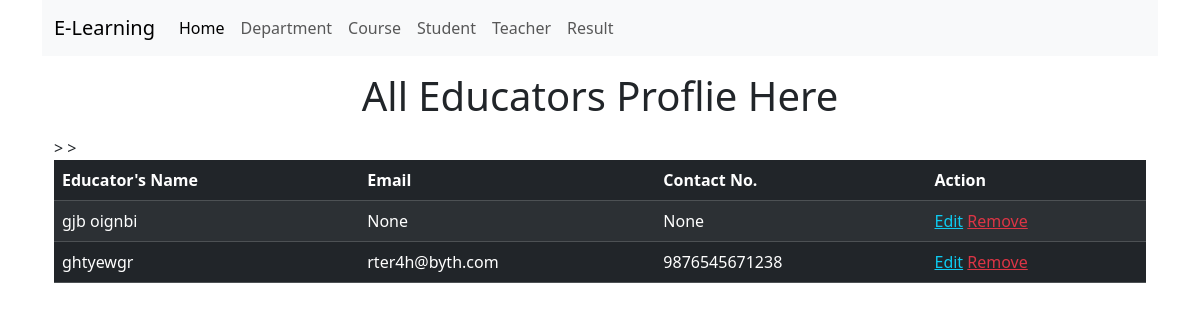
/teacher_view/, run on the app's committed database.
### myapp/models.py (models this page shows)
class TeacherModel(models.Model):
    teacher_name = models.CharField(max_length=150, null=True)
    email = models.EmailField(null=True)
    phone_number = models.IntegerField(null=True)

### myapp/views.py (the view)
# urls.py: path('teacher_view/', teacher_view, name='teacher_view'),
def teacher_view(request):
     t_data = TeacherModel.objects.all()
     context = {
          't_data': t_data
     }
     return render(request, 'teacher_view.html', context)

### myapp/templates/teacher_view.html (shortened to what this page needs)
{% extends 'master/base.html' %}
{% block content %}
<div class="container">
    <h1 class="text-center m-3">All Educators Proflie Here</h1>
    <table class="table table-dark table-striped">
        <thead>
            <tr>
                <th>Educator's Name</th>
                <th>Email</th>
                <th>Contact No.</th>
                <th>Action</th>
            </tr>
        </thead>
        <tbody>
                {% for data in t_data %}
                <tr>
                <td>{{data.teacher_name}}</td>
                <td>{{data.email}}</td>
                <td>{{data.phone_number}}</td>>
                <td>
                    <a href="{% url 'teacher_update' data.id %}" class="text-info">Edit</a>
                    <a href="{% url 'teacher_delete' data.id %}" class="text-danger">Remove</a>
                </td>
                </tr>
                {% endfor %}
        </tbody>
    </table>
</div>
{% endblock content %}

### data on the page
TeacherModel: teacher_name "gjb oignbi", email "None", phone_number "None"
TeacherModel: teacher_name "ghtyewgr", email "rter4h@byth.com", phone_number "9876545671238"
